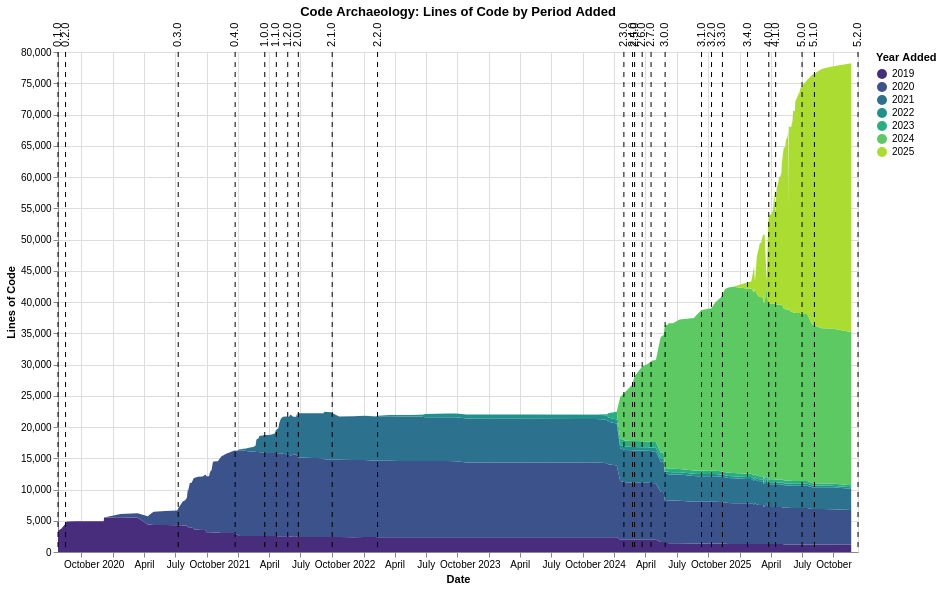

Vega-Lite specification stored for this chart:
### Vega-Lite specification from a JSON file in a GitHub repository (floating-point values rounded to 4 significant figures; data arrays with more than 128 entries replaced by an {"elided": "..."} marker saying what was removed)
{"$schema": "https://vega.github.io/schema/vega-lite/v6.1.0.json", "config": {"view": {"continuousHeight": 300, "continuousWidth": 300}}, "datasets": {"data-091e755f07b43a4f279808ff1839e34e": [{"datetime": "2019-07-25T08:09:22", "version": "0.1.0"}, {"datetime": "2019-08-16T08:19:41", "version": "0.2.0"}, {"datetime": "2020-07-09T15:13:38", "version": "0.3.0"}, {"datetime": "2020-12-22T13:27:37", "version": "0.4.0"}, {"datetime": "2021-03-18T19:42:07", "version": "1.0.0"}, {"datetime": "2021-04-21T13:12:06", "version": "1.1.0"}, {"datetime": "2021-05-24T19:00:48", "version": "1.2.0"}, {"datetime": "2021-06-24T15:02:44", "version": "2.0.0"}, {"datetime": "2021-10-01T08:44:06", "version": "2.1.0"}, {"datetime": "2022-02-10T13:03:50", "version": "2.2.0"}, {"datetime": "2024-01-29T08:31:20", "version": "2.3.0"}, {"datetime": "2024-02-23T13:12:02", "version": "2.4.0"}, {"datetime": "2024-02-29T14:05:54", "version": "2.5.0"}, {"datetime": "2024-03-22T14:51:32", "version": "2.6.0"}, {"datetime": "2024-04-17T13:15:42", "version": "2.7.0"}, {"datetime": "2024-05-28T11:53:37", "version": "3.0.0"}, {"datetime": "2024-09-11T14:04:17", "version": "3.1.0"}, {"datetime": "2024-10-10T17:58:44", "version": "3.2.0"}, {"datetime": "2024-11-11T12:01:20", "version": "3.3.0"}, {"datetime": "2025-01-23T15:20:53", "version": "3.4.0"}, {"datetime": "2025-03-26T14:04:00", "version": "4.0.0"}, {"datetime": "2025-04-15T13:46:12", "version": "4.1.0"}, {"datetime": "2025-07-01T13:01:31", "version": "5.0.0"}, {"datetime": "2025-08-06T13:48:53", "version": "5.1.0"}, {"datetime": "2025-12-11T14:12:29", "version": "5.2.0"}], "data-e4730ab033ff639203faab9192f59d5c": {"elided": "916 records"}}, "height": 500, "layer": [{"data": {"name": "data-e4730ab033ff639203faab9192f59d5c"}, "encoding": {"color": {"field": "period", "scale": {"scheme": "viridis"}, "title": "Year Added", "type": "ordinal"}, "order": {"field": "period", "type": "ordinal"}, "tooltip": [{"field": "commit_date", "type": "temporal"}, {"field": "period", "type": "ordinal"}, {"field": "line_count", "type": "quantitative"}], "x": {"field": "commit_date", "title": "Date", "type": "temporal"}, "y": {"field": "line_count", "title": "Lines of Code", "type": "quantitative"}}, "mark": {"type": "area"}, "title": "Code Archaeology: Lines of Code by Period Added"}, {"data": {"name": "data-091e755f07b43a4f279808ff1839e34e"}, "encoding": {"tooltip": [{"field": "version", "type": "nominal"}, {"field": "datetime", "type": "temporal"}], "x": {"field": "datetime", "title": "Date", "type": "temporal"}}, "mark": {"strokeDash": [5, 5], "type": "rule"}}, {"data": {"name": "data-091e755f07b43a4f279808ff1839e34e"}, "encoding": {"text": {"field": "version", "type": "nominal"}, "x": {"field": "datetime", "type": "temporal"}, "y": {"value": 10}}, "mark": {"align": "left", "angle": 270, "dx": 15, "dy": 0, "type": "text"}}], "width": 800}
